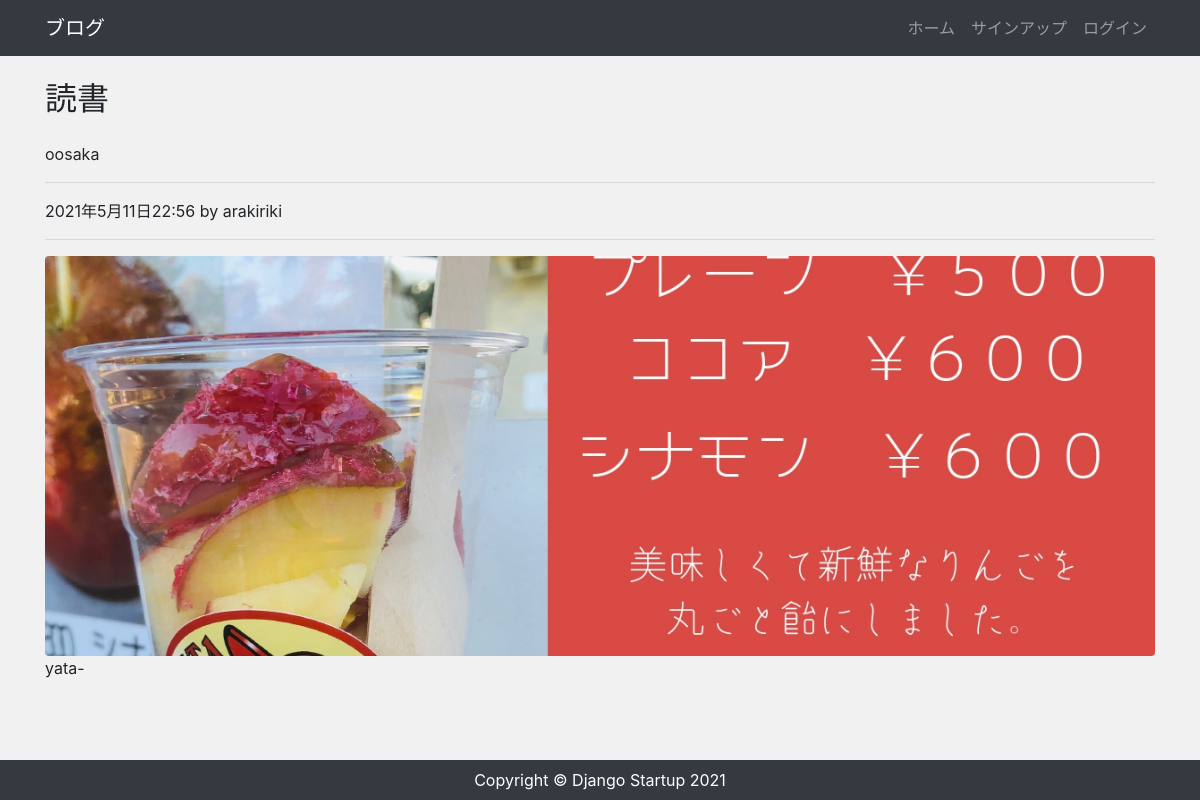
Screenshot of /post/8 with the database file from the repository.
### app/models.py (models this page shows, shortened)
class Post(models.Model):
    author = models.ForeignKey(settings.AUTH_USER_MODEL,on_delete=models.CASCADE)
    category = models.ForeignKey(Category,verbose_name='カテゴリ',on_delete=models.PROTECT)
    title = models.CharField('タイトル',max_length=200)
    image = models.ImageField(upload_to='images',verbose_name='イメージ画像',null=True,blank=True)
    content = models.TextField('本文')
    created = models.DateTimeField('作成日',default=timezone.now)

class Category(models.Model):
    name = models.CharField('カテゴリ',max_length=100)
    def __str__(self):
        return self.name

### app/views.py (the view)
# urls.py: path('post/<int:pk>',views.PostDetailView.as_view(),name='post_detail'),
class PostDetailView(View):
    def get(self,request,*args,**kwargs):
        post_data = Post.objects.get(id=self.kwargs['pk'])
        return render(request,'app/post_detail.html',{
            'post_data': post_data
        })

### app/context_processor.py (called while the page is built)
def common(request):
    category_data = Category.objects.all()
    context={
        'category_data':category_data
    }
    return context

### app/templates/app/post_detail.html (shortened to what this page needs)
{% extends 'app/base.html' %}
{% block content %}
<h2 class='my-4'>{{ post_data.title }}</h2>
<p>{{ post_data.category }}</p>
<hr>
<p>{{ post_data.created }} by {{ post_data.author }}
<hr>
{% if post_data.image %}
    <img src='{{ post_data.image.url }}' alt='' class='rounded detail-img'>
{% endif %}
<p>{{ post_data.content|linebreaksbr }}</p>
{% endblock content %}

### app/static/css/style.css (style rules this page uses)
* { margin: 0; padding: 0; box-sizing:border-box; }
body { background: #f1f1f1; display: flex; flex-flow: column; min-height: 100vh; }
.detail-img { object-fit: cover; width: 100%; height: 400px; }

### rows the page displays
Post: title "読書", category "oosaka", created "2021年5月11日22:56", author "arakiriki", image (picture), content "yata-"
